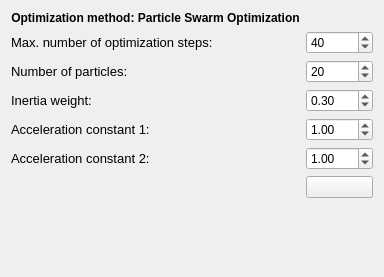
     <widget class="QWidget" name="tabPSO">
      <property name="enabled">
       <bool>true</bool>
      </property>
      <attribute name="title">
       <string>PSO</string>
      </attribute>
      <layout class="QGridLayout" name="gridLayout_3">
       <item row="0" column="0" colspan="2">
        <widget class="QLabel" name="label_4">
         <property name="font">
          <font>
           <weight>75</weight>
           <bold>true</bold>
          </font>
         </property>
         <property name="text">
          <string>Optimization method: Particle Swarm Optimization</string>
         </property>
         <property name="alignment">
          <set>Qt::AlignCenter</set>
         </property>
        </widget>
       </item>
       <item row="1" column="0">
        <widget class="QLabel" name="label_24">
         <property name="text">
          <string>&lt;html&gt;&lt;head/&gt;&lt;body&gt;&lt;p&gt;&lt;span style=&quot; font-family:'Verdana,Arial,Tahoma,Calibri,Geneva,sans-serif'; font-size:13px;&quot;&gt;Max. number of optimization steps:&lt;/span&gt;&lt;/p&gt;&lt;/body&gt;&lt;/html&gt;</string>
         </property>
        </widget>
       </item>
       <item row="1" column="2">
        <widget class="QSpinBox" name="spinMaxStepsPSO">
         <property name="minimum">
          <number>1</number>
         </property>
         <property name="maximum">
          <number>10000000</number>
         </property>
         <property name="singleStep">
          <number>10</number>
         </property>
         <property name="value">
          <number>40</number>
         </property>
        </widget>
       </item>
       <item row="2" column="0">
        <widget class="QLabel" name="label_25">
         <property name="text">
          <string>&lt;html&gt;&lt;head/&gt;&lt;body&gt;&lt;p&gt;&lt;span style=&quot; font-family:'Verdana,Arial,Tahoma,Calibri,Geneva,sans-serif'; font-size:13px;&quot;&gt;Number of particles:&lt;/span&gt;&lt;/p&gt;&lt;/body&gt;&lt;/html&gt;</string>
         </property>
        </widget>
       </item>
       <item row="2" column="2">
        <widget class="QSpinBox" name="spinNumberOfParticles">
         <property name="minimum">
          <number>10</number>
         </property>
         <property name="maximum">
          <number>10000</number>
         </property>
         <property name="singleStep">
          <number>10</number>
         </property>
         <property name="value">
          <number>20</number>
         </property>
        </widget>
       </item>
       <item row="3" column="0">
        <widget class="QLabel" name="label_26">
         <property name="text">
          <string>&lt;html&gt;&lt;head/&gt;&lt;body&gt;&lt;p&gt;&lt;span style=&quot; font-family:'Verdana,Arial,Tahoma,Calibri,Geneva,sans-serif'; font-size:13px;&quot;&gt;Inertia weight:&lt;/span&gt;&lt;/p&gt;&lt;/body&gt;&lt;/html&gt;</string>
         </property>
        </widget>
       </item>
       <item row="3" column="2">
        <widget class="QDoubleSpinBox" name="dblSpinInertiaWeight">
         <property name="maximum">
          <double>100.000000000000000</double>
         </property>
         <property name="singleStep">
          <double>0.100000000000000</double>
         </property>
         <property name="value">
          <double>0.300000000000000</double>
         </property>
        </widget>
       </item>
       <item row="4" column="0">
        <widget class="QLabel" name="label_27">
         <property name="text">
          <string>&lt;html&gt;&lt;head/&gt;&lt;body&gt;&lt;p&gt;&lt;span style=&quot; font-family:'Verdana,Arial,Tahoma,Calibri,Geneva,sans-serif'; font-size:13px;&quot;&gt;Acceleration constant 1:&lt;/span&gt;&lt;/p&gt;&lt;/body&gt;&lt;/html&gt;</string>
         </property>
        </widget>
       </item>
       <item row="4" column="2">
        <widget class="QDoubleSpinBox" name="dblSpinAccelerationConstant1">
         <property name="maximum">
          <double>100.000000000000000</double>
         </property>
         <property name="singleStep">
          <double>0.100000000000000</double>
         </property>
         <property name="value">
          <double>1.000000000000000</double>
         </property>
        </widget>
       </item>
       <item row="5" column="0">
        <widget class="QLabel" name="label_28">
         <property name="text">
          <string>&lt;html&gt;&lt;head/&gt;&lt;body&gt;&lt;p&gt;&lt;span style=&quot; font-family:'Verdana,Arial,Tahoma,Calibri,Geneva,sans-serif'; font-size:13px;&quot;&gt;Acceleration constant 2:&lt;/span&gt;&lt;/p&gt;&lt;/body&gt;&lt;/html&gt;</string>
         </property>
        </widget>
       </item>
       <item row="5" column="2">
        <widget class="QDoubleSpinBox" name="dblSpinAccelerationConstant2">
         <property name="maximum">
          <double>100.000000000000000</double>
         </property>
         <property name="singleStep">
          <double>0.100000000000000</double>
         </property>
         <property name="value">
          <double>1.000000000000000</double>
         </property>
        </widget>
       </item>
       <item row="6" column="2">
        <widget class="QPushButton" name="btnDoWithPSO">
         <property name="toolTip">
          <string>Run with PSO</string>
         </property>
         <property name="text">
          <string/>
         </property>
         <property name="icon">
          <iconset resource="../resources.qrc">
           <normaloff>:/icons32/play32</normaloff>:/icons32/play32</iconset>
         </property>
        </widget>
       </item>
       <item row="7" column="1">
        <spacer name="verticalSpacer_3">
         <property name="orientation">
          <enum>Qt::Vertical</enum>
         </property>
         <property name="sizeHint" stdset="0">
          <size>
           <width>20</width>
           <height>68</height>
          </size>
         </property>
        </spacer>
       </item>
      </layout>
     </widget>
